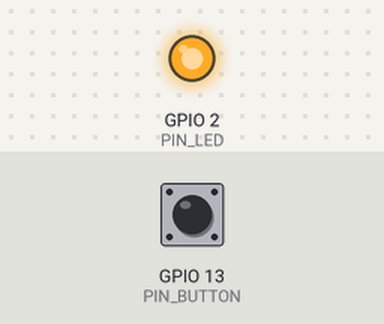
A sketch run on a simulated ESP32. Shown: output pins drawn as LEDs (lit = HIGH). The inputs (shaded band) are chosen by the test bench; at power-on: GPIO 13 (PIN_BUTTON) LOW.

Above: at 1.2 s.
1.3 s: GPIO 13 (PIN_BUTTON) pulled HIGH for 0.15 s
At 1.37 s:
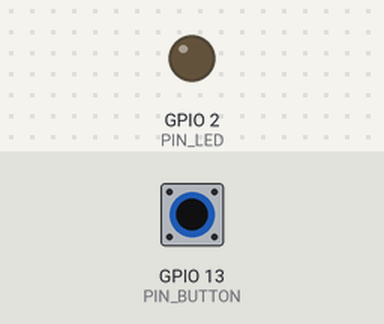
2.9 s: GPIO 13 (PIN_BUTTON) pulled HIGH for 3.2 s
At 6.9 s:
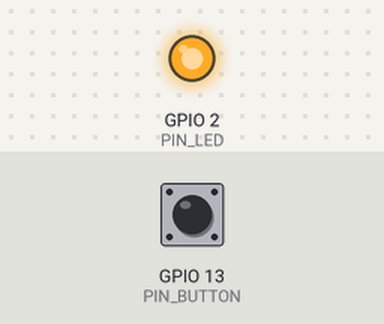
Timing chart, 0 to 8.4 s (numbered marks = the images above; inputs shaded):
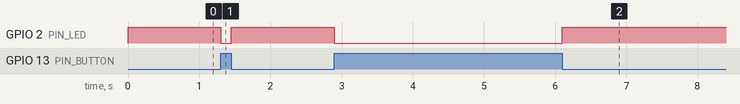

Measured:
- after the input at 1.3 s, GPIO 2 (PIN_LED): HIGH → LOW at once, → HIGH 0.15 s later
- after the input at 2.9 s, GPIO 2 (PIN_LED): HIGH → LOW at once, → HIGH 3.2 s later

The sketch:

esp32-led-w-button.ino
```cpp
#define PIN_LED 2
#define PIN_BUTTON 13


void setup() {
  // put your setup code here, to run once:
  pinMode(PIN_LED, OUTPUT);
  pinMode(PIN_BUTTON, INPUT);
}

void loop() {
  // put your main code here, to run repeatedly:
  if(digitalRead(PIN_BUTTON)==HIGH){
    digitalWrite(PIN_LED, LOW);
  }
  else{
    digitalWrite(PIN_LED, HIGH);
  }

}
```
